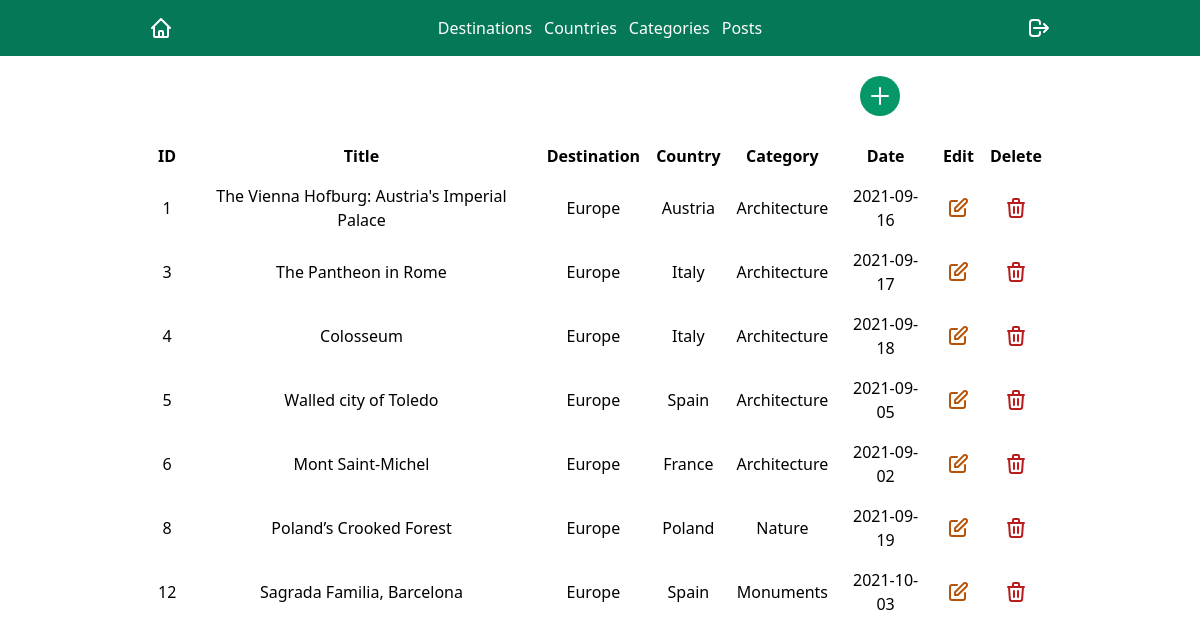
Page /admin/allPosts.php on the committed database.
### tables this page shows
CREATE TABLE `posts` (
  `id` int(11) NOT NULL,
  `title` varchar(255) NOT NULL,
  `extract` text NOT NULL,
  `body` text NOT NULL,
  `image` varchar(255) NOT NULL,
  `destination_id` int(11) NOT NULL,
  `country_id` int(11) NOT NULL,
  `category_id` int(11) NOT NULL,
  `region_id` int(11) DEFAULT NULL,
  `date` date NOT NULL
);

CREATE TABLE `destinations` (
  `id` int(11) NOT NULL,
  `name` varchar(255) NOT NULL
);

CREATE TABLE `countries` (
  `id` int(11) NOT NULL,
  `name` varchar(255) NOT NULL,
  `destination_id` int(11) NOT NULL,
  `region_id` int(11) DEFAULT NULL
);

CREATE TABLE `categories` (
  `id` int(11) NOT NULL,
  `name` varchar(255) NOT NULL
);

### config/db.php (called while the page is built)
<?php
	class Connect
	{
		public static function connection(){
			$cnx = new mysqli('localhost', 'root', '', 'travel');
			$cnx->set_charset("utf8");
			return $cnx;
		}
	}
?>

### models/Post.php (called while the page is built, shortened)
<?php
class Post extends Connect{
    private $db;
    private $posts;
    public function __construct(){
		$this->db = Connect::connection();
		$this->posts = array();
	}
	public function get_allposts(){
		$query = $this->db->query("SELECT posts.id id,posts.title title,posts.date date,countries.name country,destinations.name name,categories.id cat_id,categories.name category FROM posts,destinations,countries,categories WHERE posts.destination_id = countries.destination_id AND destinations.id = posts.destination_id AND destinations.id = countries.destination_id AND countries.id = posts.country_id AND posts.destination_id=destinations.id AND posts.category_id = categories.id  ");
		while ($rows = $query->fetch_assoc()){
			$this->posts[] = $rows;
		}
		return $this->posts;
	}
}

### admin/allPosts.php (the view, shortened to what this page needs)
<!DOCTYPE html>
<html lang="en">
<head>
    <link href="https://unpkg.com/tailwindcss@^2/dist/tailwind.min.css" rel="stylesheet">
    <link rel="stylesheet" type="text/css" href="https://cdn.datatables.net/v/dt/jq-3.6.0/dt-1.11.3/datatables.min.css"/>
</head>
<body>
<nav class="flex flex-col justify-center p-4 text-white bg-green-700 md:flex-row md:justify-around">
        <div>
            <a href="dashboard.php">
            </a>
        </div>
        <div class="flex flex-col justify-around md:flex-row">
            <a class="mr-3" href="allDestinations.php">Destinations</a>
            <a class="mr-3" href="allCountries.php">Countries</a>
            <a class="mr-3" href="allCategories.php">Categories</a>
            <a href="allPosts.php">Posts</a>
        </div>
        <div>
            <a href="logout.php">
            <svg xmlns="http://www.w3.org/2000/svg" class="w-6 h-6" fill="none" viewBox="0 0 24 24" stroke="currentColor">
            <path stroke-linecap="round" stroke-linejoin="round" stroke-width="2" d="M17 16l4-4m0 0l-4-4m4 4H7m6 4v1a3 3 0 01-3 3H6a3 3 0 01-3-3V7a3 3 0 013-3h4a3 3 0 013 3v1" />
             </svg>
            </a>
        </div>
</nav>
<div class="container flex justify-end w-3/4 mt-5">
    <a href="addPost.php" class="p-2 text-white bg-green-600 rounded-full">
    <svg xmlns="http://www.w3.org/2000/svg" class="w-6 h-6" fill="none" viewBox="0 0 24 24" stroke="currentColor">
     <path stroke-linecap="round" stroke-linejoin="round" stroke-width="2" d="M12 4v16m8-8H4" />
     </svg>
    </a>
 </div>
 <div class="container w-3/4 mx-auto mt-5 mb-5">
    <table class="mx-auto mt-2 mb-5 table-auto" id="four">
        <thead>
        <tr class="p-2">
                        <th class="p-2">ID</th>
                        <th class="p-2">Title</th>
                        <th class="p-2">Destination</th>
                        <th class="p-2">Country</th>
                        <th class="p-2">Category</th>
                        <th class="p-2">Date</th>
                        <th class="p-2">Edit</th>
                        <th class="p-2">Delete</th>
                    </tr>
        </thead>
        <tbody>
        <?php require '../config/db.php'; ?>
                        <?php require '../models/Post.php'; ?>
							<?php
							$posts = new Post();
							$pos = $posts->get_allposts();
							foreach ($pos as $po) {?>
                            <tr class="p-2 text-center">
                                <td class="p-2"><?php echo $po['id'];?></td>
                                <td class="p-2"><?php echo $po['title'];?></td>
                                <td class="p-2"><?php echo $po['name'];?></td>
                                <td class="p-2"><?php echo $po['country'];?></td>
                                <td class="p-2"><?php echo $po['category'];?></td>
                                <td class="p-2"><?php echo $po['date'];?></td>
                                <td class="p-2 "><a href="" class="text-yellow-700">
                                <svg xmlns="http://www.w3.org/2000/svg" class="w-6 h-6 mx-auto" fill="none" viewBox="0 0 24 24" stroke="currentColor">
                                <path stroke-linecap="round" stroke-linejoin="round" stroke-width="2" d="M11 5H6a2 2 0 00-2 2v11a2 2 0 002 2h11a2 2 0 002-2v-5m-1.414-9.414a2 2 0 112.828 2.828L11.828 15H9v-2.828l8.586-8.586z" />
                                </svg>
                                </a></td>
                                <td class="p-2"><a href="" class="text-red-700">
                                </a></td>
                            </tr>
                              <?php }?>
        </tbody>
    </table>
    </div>
</body>
</html>

### rows in the picture
posts: id "1", title "The Vienna Hofburg: Austria's Imperial Palace", destination.name "Europe", country.name "Austria", category.name "Architecture", date "2021-09-16"
posts: id "3", title "The Pantheon in Rome", destination.name "Europe", country.name "Italy", category.name "Architecture", date "2021-09-17"
posts: id "4", title "Colosseum", destination.name "Europe", country.name "Italy", category.name "Architecture", date "2021-09-18"
posts: id "5", title "Walled city of Toledo", destination.name "Europe", country.name "Spain", category.name "Architecture", date "2021-09-05"
posts: id "6", title "Mont Saint-Michel", destination.name "Europe", country.name "France", category.name "Architecture", date "2021-09-02"
posts: id "8", title "Poland’s Crooked Forest", destination.name "Europe", country.name "Poland", category.name "Nature", date "2021-09-19"
posts: id "12", title "Sagrada Familia, Barcelona", destination.name "Europe", country.name "Spain", category.name "Monuments", date "2021-10-03"
